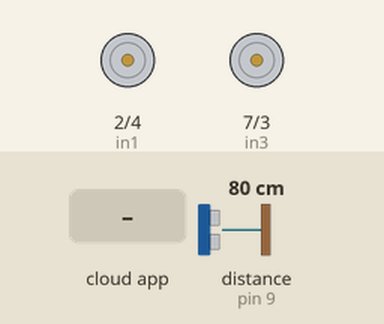
Bench run of a sketch on a simulated Arduino Uno, built with avr-gcc and run on an emulated ATmega328P. Parts: motor-driver pin pairs drawn as motors (green arrow = first pin HIGH = forward, orange = second pin HIGH = backward, longer = more drive, scaled by the enable pin). The inputs (shaded band) are chosen by the test bench; at power-on: distance to the obstacle (sensor on pin 9) 80 cm. The echo pulse lasts 58.3 µs per cm; the RemoteXY app is connected.

Above: at 1.2 s.
1.3 s: the phone or cloud app sets back to 1
At 2.0 s:
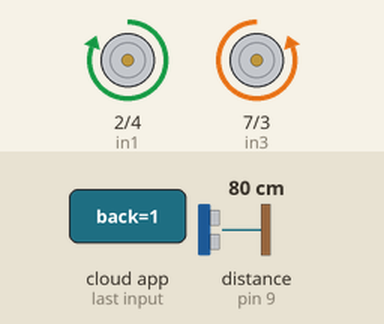
2.8 s: the phone or cloud app sets forw to 1
At 3.1 s:
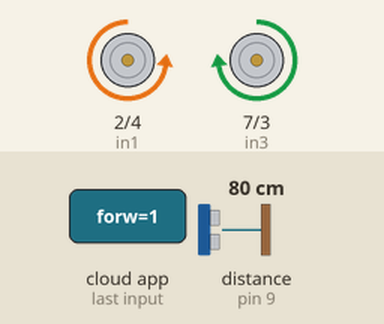
4.3 s: the phone or cloud app sets mode to 1
At 5.5 s:
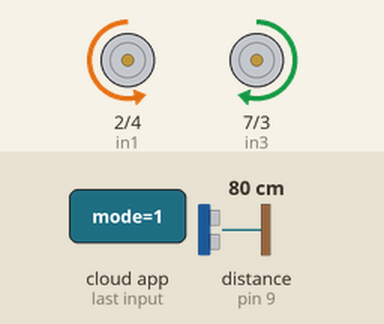
5.8 s: distance to the obstacle (sensor on pin 9) set to 15 cm
7.3 s: distance to the obstacle (sensor on pin 9) set to 12 cm
At 7.7 s:
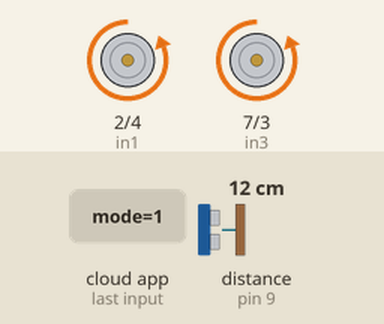
8.8 s: distance to the obstacle (sensor on pin 9) set to 18 cm
At 10.2 s:
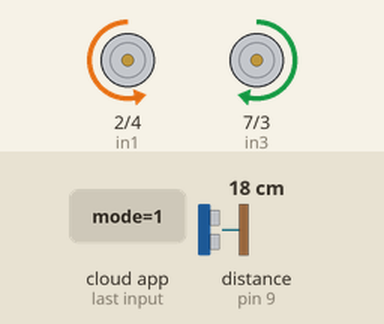
Timing chart, 0 to 11.3 s (numbered marks = the images above; inputs shaded):
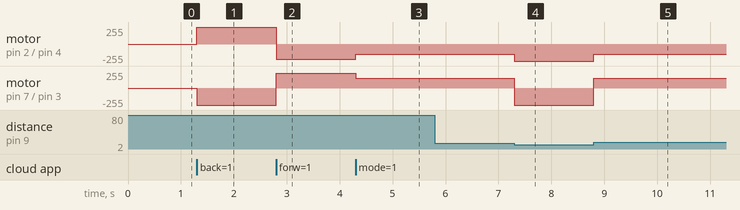

The sketch:

final.ino
```cpp
// (licence header left out)
//////////////////////////////////////////////
//        RemoteXY include library          //
//////////////////////////////////////////////

// RemoteXY select connection mode and include library
#define REMOTEXY_MODE__ESP8266_HARDSERIAL_POINT

#include <RemoteXY.h>
#include "driver.h"
// RemoteXY connection settings
#define REMOTEXY_SERIAL Serial
#define REMOTEXY_SERIAL_SPEED 115200
#define REMOTEXY_WIFI_SSID "MyCar"
#define REMOTEXY_WIFI_PASSWORD ""
#define REMOTEXY_SERVER_PORT 6377

// RemoteXY configurate
#pragma pack(push, 1)
uint8_t RemoteXY_CONF[] = // 66 bytes
    {255, 5, 0, 0, 0, 59, 0, 16, 31, 1, 1, 1, 33, 76, 9, 17, 2, 31, 0, 1,
     1, 33, 50, 9, 17, 2, 31, 0, 1, 1, 16, 68, 17, 8, 2, 31, 0, 1, 1, 42,
     68, 17, 8, 2, 31, 0, 2, 1, 4, 80, 22, 11, 2, 26, 31, 31, 65, 117, 116, 111,
     0, 87, 105, 102, 105, 0};

// this structure defines all the variables and events of your control interface
struct
{

  // input variables
  uint8_t back;  // =1 if button pressed, else =0
  uint8_t forw;  // =1 if button pressed, else =0
  uint8_t left;  // =1 if button pressed, else =0
  uint8_t right; // =1 if button pressed, else =0
  uint8_t mode;  // =1 if switch ON and =0 if OFF

  // other variable
  uint8_t connect_flag; // =1 if wire connected, else =0

} RemoteXY;
#pragma pack(pop)

/////////////////////////////////////////////
//           END RemoteXY include          //
/////////////////////////////////////////////
#define TRIG 8
#define ECHO 9

unsigned long thoigian; // Thời gian là kiểu số nguyên
double khoangcach;      // Khoảng cách là kiểu số nguyên
unsigned long CurTime;
unsigned long PreTime;
int stage;
Car car;
void run()
{
  if (!RemoteXY.mode)
  {
    car.set_speed(225);
    if (RemoteXY.forw)
    {
      car.forward();
    }
    else if (RemoteXY.back)
    {
      car.backward();
    }
    else if (RemoteXY.left)
    {
      car.left();
    }
    else if (RemoteXY.right)
    {
      car.right();
    }
    else
      car.stop();
  }
  else
  {
    car.set_speed(150);
    CurTime = millis();
    // Phát xung từ chân TRIG, có độ rộng là 10ms
    digitalWrite(TRIG, 0); // Tắt chân TRIG
    delayMicroseconds(2);
    digitalWrite(TRIG, 1); // bật chân TRIG để phát xung
    delayMicroseconds(10); // Xung có độ rộng là 10 microsecond
    digitalWrite(TRIG, 0);
    thoigian = pulseIn(ECHO, HIGH);
    khoangcach = (thoigian + 2.8291) / 43.619;
    if (khoangcach < 17.5)
    {
      stage = 2;
    }
    if (stage == 1)
    {
      PreTime = CurTime;
      car.forward();
    }
    else if (stage == 2)
    {
      if (CurTime - PreTime < 750)
      {
        car.rotate();
      }
      else
      {
        PreTime = CurTime;
        stage = 1;
      }
    }
  }
}

void setup()
{
  RemoteXY_Init();
  RemoteXY.mode = 0;
  pinMode(TRIG, OUTPUT); // Chân TRIG xuất tín hiệu
  pinMode(ECHO, INPUT);  // Chân ECHO nhận tín hiệu
  stage = 1;
  // TODO you setup code
}

void loop()
{
  RemoteXY_Handler();
  run();

  // TODO you loop code
  // use the RemoteXY structure for data transfer
  // do not call delay()
}
```

driver.h
```cpp
#define SPEED_OTHER 255
class Car
{
protected:
  uint8_t s; // from 105 to 255
  uint8_t enA;
  uint8_t enB;
  uint8_t in1;
  uint8_t in2;
  uint8_t in3;
  uint8_t in4;

public:
  Car()
  {
    s = 255;
    enA = 6;
    enB = 5;
    in1 = 2; // move forward: 1: off, 2: on
    in2 = 4;
    in3 = 7; // move forward: 3: on, 4: off
    in4 = 3;
    pinMode(enA, OUTPUT);
    pinMode(enB, OUTPUT);
    pinMode(in1, OUTPUT);
    pinMode(in2, OUTPUT);
    pinMode(in3, OUTPUT);
    pinMode(in4, OUTPUT);
  }
  void forward()
  {
    analogWrite(enA, s);
    analogWrite(enB, s);

    digitalWrite(in1, 0);
    digitalWrite(in2, 1);
    digitalWrite(in3, 1);
    digitalWrite(in4, 0);
  }
  void backward()
  {
    analogWrite(enA, SPEED_OTHER);
    analogWrite(enB, SPEED_OTHER);

    digitalWrite(in1, 1);
    digitalWrite(in2, 0);
    digitalWrite(in3, 0);
    digitalWrite(in4, 1);
  }
  void left()
  {
    analogWrite(enA, 0);
    analogWrite(enB, SPEED_OTHER);

    digitalWrite(in3, 1);
    digitalWrite(in4, 0);
  }
  void right()
  {
    analogWrite(enA, SPEED_OTHER);
    analogWrite(enB, 0);

    digitalWrite(in1, 0);
    digitalWrite(in2, 1);
  }
  void rotate()
  {
    analogWrite(enA, SPEED_OTHER);
    analogWrite(enB, SPEED_OTHER);

    digitalWrite(in1, 0);
    digitalWrite(in2, 1);
    digitalWrite(in3, 0);
    digitalWrite(in4, 1);
  }
  void stop()
  {
    analogWrite(enA, 0);
    analogWrite(enB, 0);
  }
  void set_speed(int sp)
  {
    s = sp;
  }
  uint8_t get_speed()
  {
    return s;
  }
};
```

Measured:
- the behaviour switches between 14 and 13 cm on distance to the obstacle (sensor on pin 9) (found by bisection; images 3 and 4)
- after the input at 1.3 s, motor on pin 2 (in1) / pin 4 (in2): stopped → forward 255/255 at once; motor on pin 7 (in3) / pin 3 (in4): stopped → backward 255/255 at once
- after the input at 2.8 s, motor on pin 2 (in1) / pin 4 (in2): forward 255/255 → backward 225/255 at once; motor on pin 7 (in3) / pin 3 (in4): backward 255/255 → forward 225/255 at once
- after the input at 4.3 s, motor on pin 2 (in1) / pin 4 (in2): backward 225/255 → backward 150/255 at once; motor on pin 7 (in3) / pin 3 (in4): forward 225/255 → forward 150/255 at once
- after the input at 5.8 s, every drawn part: stays the same
- after the input at 7.3 s, motor on pin 2 (in1) / pin 4 (in2): backward 150/255 → backward 255/255 at once; motor on pin 7 (in3) / pin 3 (in4): forward 150/255 → backward 255/255 at once
- after the input at 8.8 s, motor on pin 2 (in1) / pin 4 (in2): backward 255/255 → backward 150/255 at once; motor on pin 7 (in3) / pin 3 (in4): backward 255/255 → forward 150/255 at once
